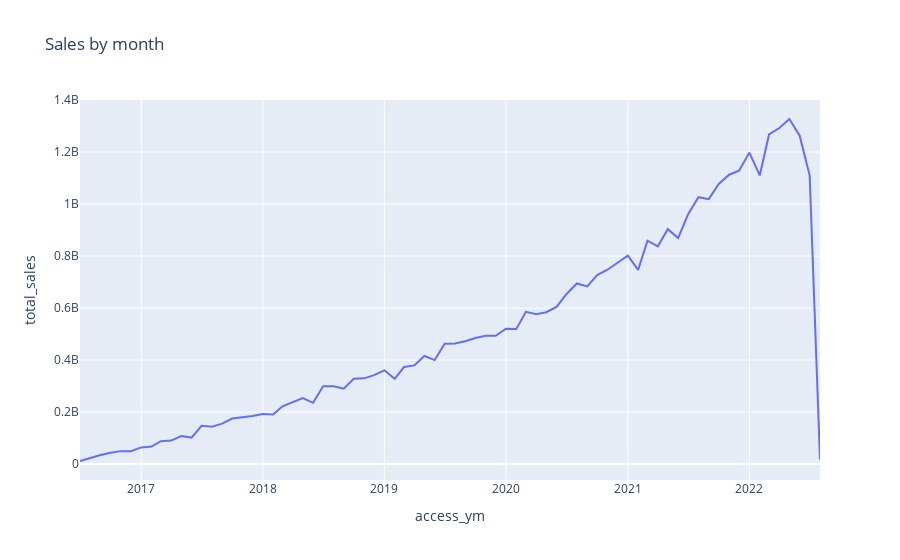

This figure's notebook cell:
### Code cell
fig = px.line(amount__month_trend, x="access_ym", y="total_sales", title='Sales by month')
fig.show()

# 계속 성장하고 있으나
# 2월과 6월에 조금 성장이 주춤하는 경향이 있음
# 왜인지 잘 모르겠음

# 우선 계속 우상향하고 있는 것으로 보여짐
